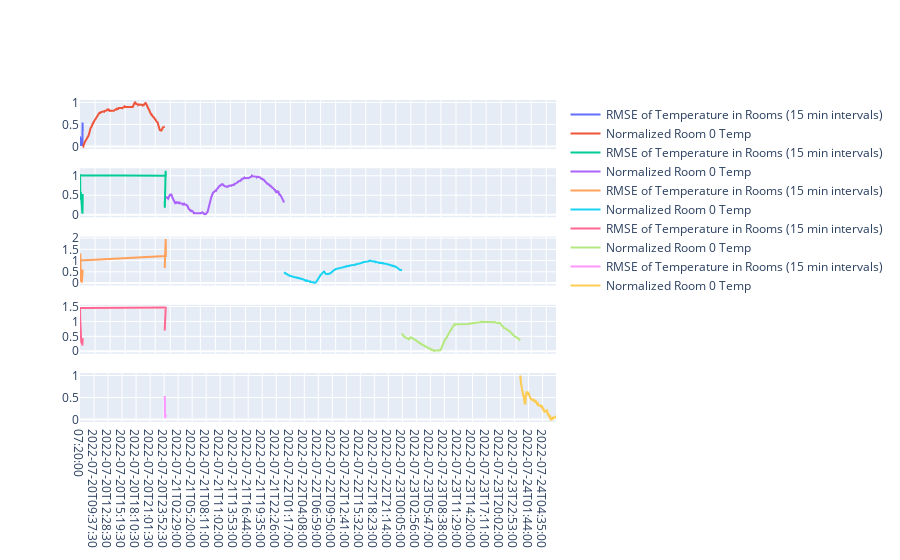

The cell this chart's notebook holds for it:
### Code cell
fig = make_subplots(rows=5, cols=1, shared_xaxes=True,)

for df0, df1, rmse_df, ix in zip(split_arrs[1], split_arrs[2], split_arrs[0], range(len(split_arrs[0]))):
    
    fig.add_trace(go.Scatter(
    x=rmse_df.index.time,
    y=rmse_df[0],
    name="RMSE of Temperature in Rooms (15 min intervals)"
    ), row=ix+1, col=1)

    fig.add_trace(go.Scatter(
    x=df0["DateTime"],
    y=normalize(df0["Temp C"]),
    name="Normalized Room 0 Temp"
    ), row=ix+1, col=1)

fig.show()
